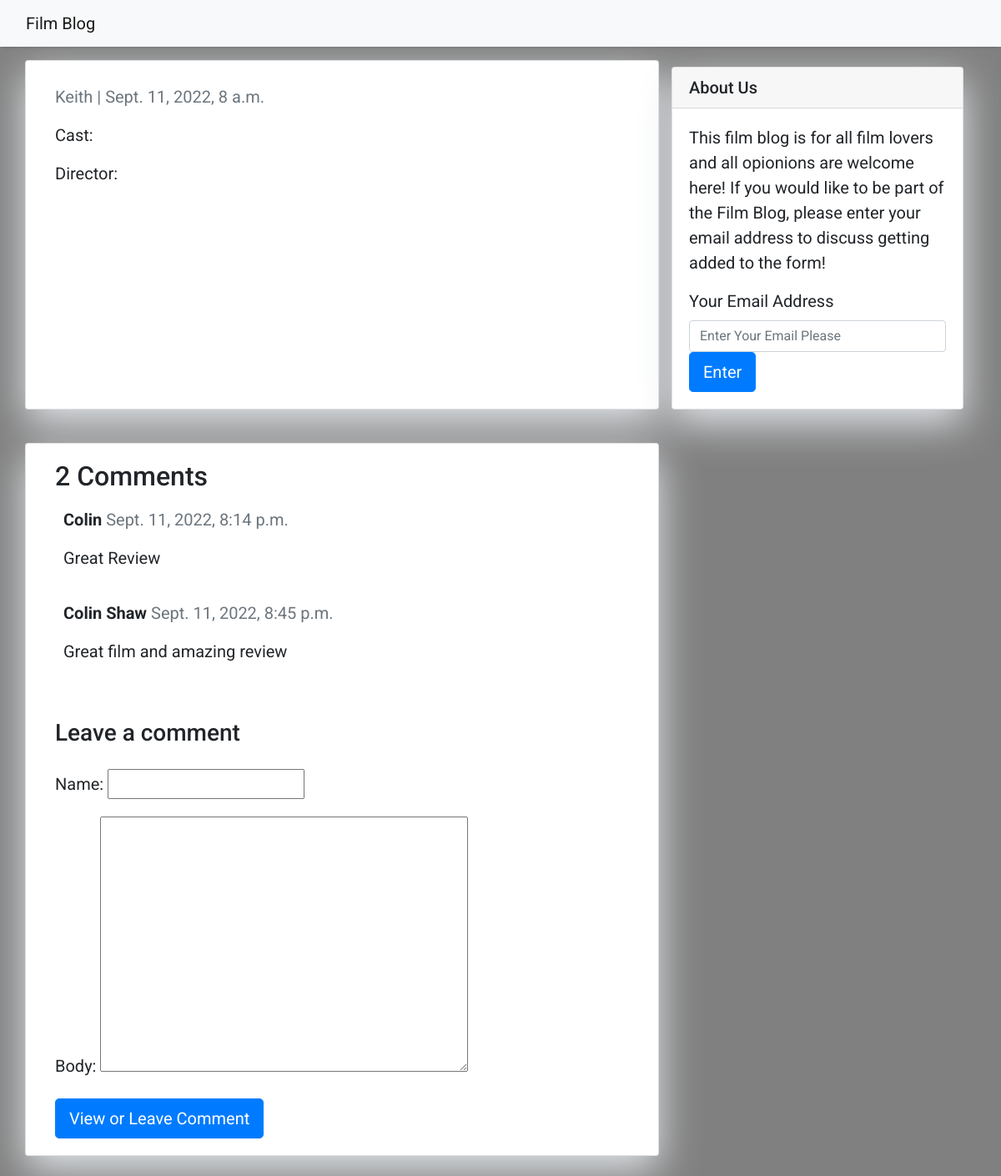
The app's page /damien-chazelle/comment with its own data.
### blog/models.py (models this page shows, shortened)
class Post(models.Model):
    film_title = models.CharField(max_length=200, unique=True, null=True)
    slug = models.SlugField(max_length=200, unique=True, null=True)
    blogger = models.ForeignKey(User, on_delete=models.CASCADE, related_name='blog_posts', null=True)
    director = models.CharField(max_length=200, unique=True, null=True)
    actor = models.CharField(max_length=200, unique=True, null=True)
    updated_on = models.DateTimeField(auto_now=True, null=True)
    content = models.TextField()
    created_on = models.DateTimeField(auto_now_add=True, null=True)
    status = models.IntegerField(choices=STATUS, default=0)
    class Meta:
        ordering = ['-created_on']

class Comment(models.Model):
    post = models.ForeignKey(Post,on_delete=models.CASCADE,related_name='comments')
    name = models.CharField(max_length=80)
    email = models.CharField(max_length=80)
    body = models.TextField()
    created_on = models.DateTimeField(auto_now_add=True)
    active = models.BooleanField(default=False)
    class Meta:
        ordering = ['created_on']

### blog/views.py (the view)
# urls.py: path('<slug:slug>/', views.DetailsPost.as_view(), name='details_post'),
def details_post(request, slug):
    logging.error('here')
    template_name = 'details_post.html'
    post = get_object_or_404(Post, slug=slug)
    comment = post.comments.filter(active=True)
    new_comment = None
    if request.method == 'POST':
        comment_form = CommentForm(data=request.POST)
        if comment_form.is_valid():
            new_comment = comment_form.save(commit=False)
            new_comment.post = post
            new_comment.save()
    else:
        comment_form = CommentForm()
    return render(request, template_name, {'post': post,
                                           'comments': comment,
                                           'new_comment': new_comment,
                                           'comment_form': comment_form})

### blog/forms.py
class CommentForm(forms.ModelForm):
    class Meta:
        model = Comment
        fields = ('name', 'body')

### blog/templates/details_post.html (shortened to what this page needs)
{% extends 'base.html' %} {% block content %}
<div class="container">
  <div class="row">
    <div class="col-md-8 card mb-4  mt-3 left  top">
      <div class="card-body">
        <p class=" text-muted">{{ post.blogger }} | {{ post.created_on }}</p>
        <p class="card-text ">Cast: {{ object.actor | safe }}</p>
        <p class="card-text ">Director: {{ object.director | safe }}</p>
      </div>
    </div>
    {% block about %} {% include 'about.html' %} {% endblock about %}
    <div class="col-md-8 card mb-4  mt-3 ">
      <div class="card-body">
        <h2>{{ comments.count }} Comments </h2>
        {% for comment in comments %}
        <div class="comments" style="padding: 10px;">
          <p class="font-weight-bold">
            {{ comment.name }}
            <span class=" text-muted font-weight-normal">
              {{ comment.created_on }}
            </span>
          </p>
          {{ comment.body | linebreaks }}
        </div>
        {% endfor %}
      </div>
      <div class="card-body">
        {% if new_comment %}
        <div class="alert alert-success" role="alert">
          Your comment is awaiting moderation
        </div>
        {% else %}
        <h3>Leave a comment</h3>
        <form method="post" action="comment" style="margin-top: 1.3em;">
          {{ comment_form.as_p }}
          <button type="submit" class="btn btn-primary btn-lg">View or Leave Comment</button>
        </form>
        {% endif %}
      </div>
    </div>
  </div>
</div>
{% endblock content %}

### blog/templates/base.html (style rules this page uses)
body { font-family: "Roboto", sans-serif; font-size: 20px; background-color: #808080; }

### blog/templates/about.html (style rules this page uses)
.card { box-shadow: 0 16px 48px #E3E7EB; }

### records on screen
Post: blogger "Keith", created_on "Sept. 11, 2022, 8 a.m."
Comment: name "Colin", created_on "Sept. 11, 2022, 8:14 p.m.", body "Great Review"
Comment: name "Colin Shaw", created_on "Sept. 11, 2022, 8:45 p.m.", body "Great film and amazing review"

### other values on screen
{{ comments.count }} "2"
